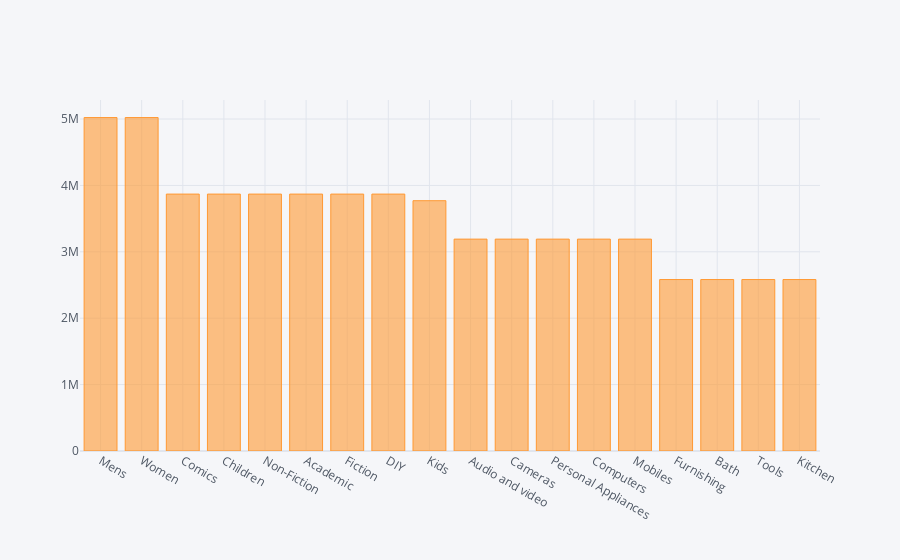

Source (notebook cell):
### Code cell
tran6.set_index('prod_subcat')['Rate'].sort_values(ascending=False).iplot(kind='bar')

### Figure 1 — Plotly figure (JSON) as saved in the notebook; plotly's stock layout.template omitted (floating-point values rounded to 4 significant figures)
{"data": [{"marker": {"color": "rgba(255, 153, 51, 0.6)", "line": {"color": "rgba(255, 153, 51, 1.0)", "width": 1}}, "name": "Rate", "orientation": "v", "text": "", "type": "bar", "x": ["Mens", "Women", "Comics", "Children", "Non-Fiction", "Academic", "Fiction", "DIY", "Kids", "Audio and video", "Cameras", "Personal Appliances", "Computers", "Mobiles", "Furnishing", "Bath", "Tools", "Kitchen"], "y": [5022116, 5022116, 3869545, 3869545, 3869545, 3869545, 3869545, 3869545, 3769937, 3191084, 3191084, 3191084, 3191084, 3191084, 2582405, 2582405, 2582405, 2582405]}], "layout": {"legend": {"bgcolor": "#F5F6F9", "font": {"color": "#4D5663"}}, "paper_bgcolor": "#F5F6F9", "plot_bgcolor": "#F5F6F9", "title": {"font": {"color": "#4D5663"}}, "xaxis": {"gridcolor": "#E1E5ED", "showgrid": true, "tickfont": {"color": "#4D5663"}, "title": {"font": {"color": "#4D5663"}, "text": ""}, "zerolinecolor": "#E1E5ED"}, "yaxis": {"gridcolor": "#E1E5ED", "showgrid": true, "tickfont": {"color": "#4D5663"}, "title": {"font": {"color": "#4D5663"}, "text": ""}, "zerolinecolor": "#E1E5ED"}}}
